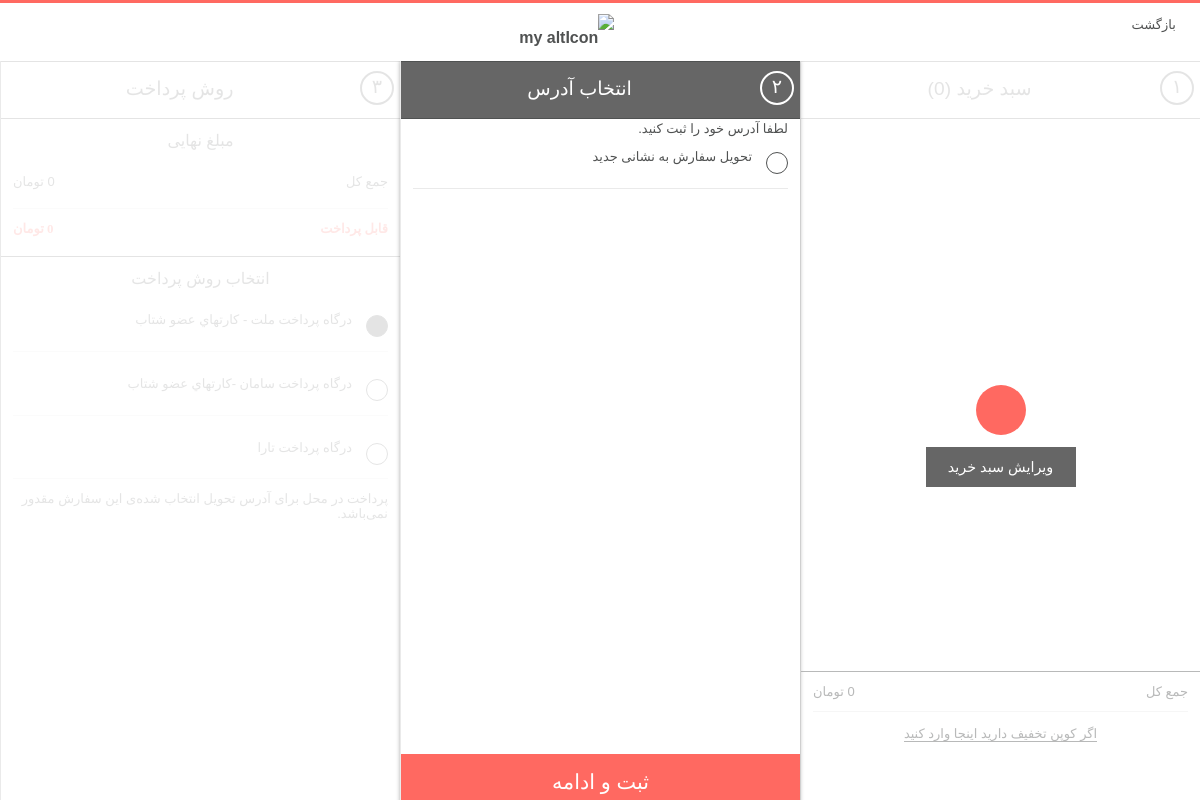
The page /order/orderproduct (signed in) on the database as committed earlier.
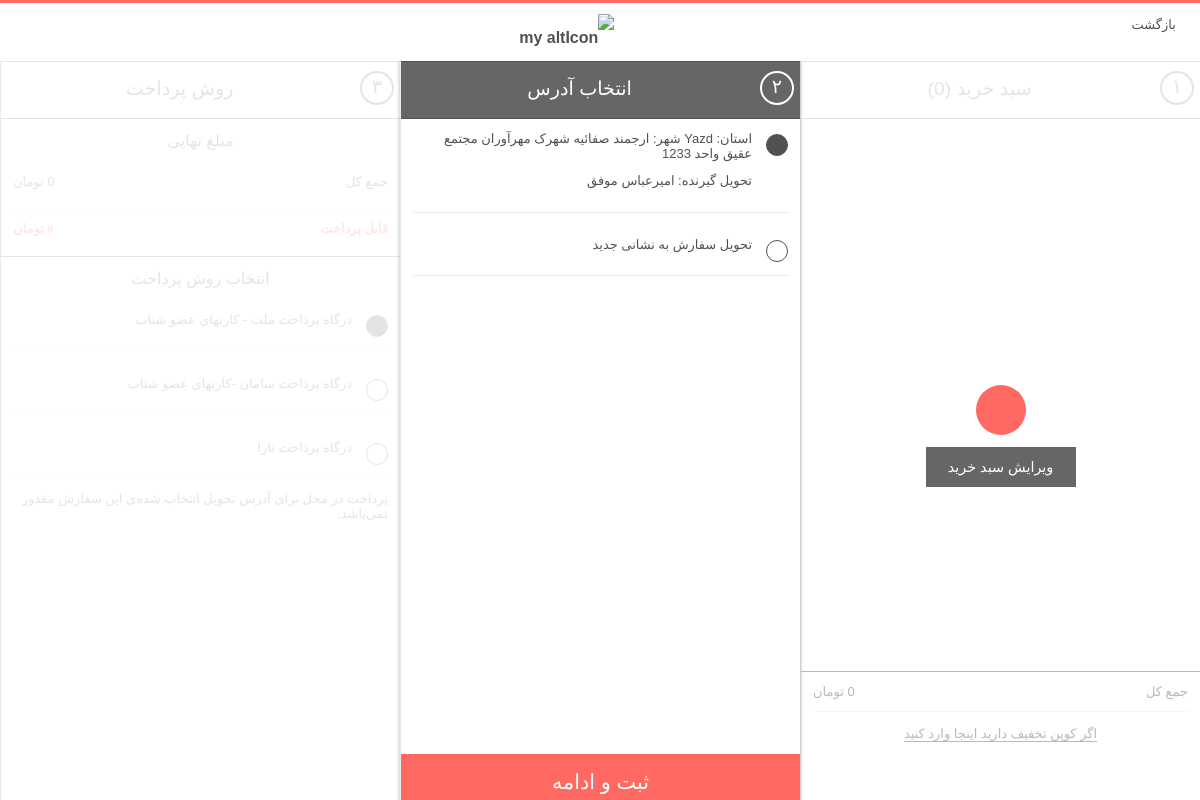
The same page on the database as committed later.
### user/models.py (models this page shows, shortened)
class UserAddress(models.Model):
    user = models.ForeignKey(User, on_delete=models.CASCADE, verbose_name='کاربر')
    firstname = models.CharField(max_length=50, verbose_name='نام')
    lastname = models.CharField(max_length=50, verbose_name='نام خانوادگی')
    phone = models.CharField(max_length=20, verbose_name='شماره تماس')
    address = models.CharField(max_length=300, verbose_name='آدرس')
    city = models.CharField(max_length=30, verbose_name='شهر')
    state = models.CharField(max_length=30, verbose_name='استان')
    postalcode = models.CharField(max_length=20, verbose_name='کدپستی')
    default_shipping_address = models.BooleanField(default=False)
    def user_name(self):
        return self.user.first_name + ' ' + self.user.last_name + ' [' + self.user.username + '] '
    user_name.short_description = 'نام کاربری'
    class Meta:
        verbose_name = 'آدرس'
        verbose_name_plural = 'آدرس ها'

### order/views.py (the view, shortened to what this page needs)
# urls.py: path('orderproduct', views.order_products_address, name='orderProducts'),
def order_products_address(request):
    form = UpdateAddressForm()
    current_user = request.user
    shop_cart = ShopCart.objects.filter(user_id=current_user.id)
    addresses = UserAddress.objects.filter(user_id=current_user.id)
    totalprice = 0
    for rs in shop_cart:
        if rs.product.variant == 'None':
            totalprice += rs.product.price * rs.quantity
        else:
            totalprice += rs.variant.price * rs.quantity
    context = {'shopcart': shop_cart,
               'totalprice': totalprice,
               'addresses': addresses,
               'form': form
               }
    return render(request, 'order_product_address.html', context)

### user/forms.py
class UpdateAddressForm(ModelForm):
    class Meta:
        model = UserAddress
        fields = ('firstname', 'lastname', 'phone', 'address', 'city', 'state', 'postalcode',)

### home/templatetags/custom_tags.py (called while the page is built)
@register.simple_tag
def website_info():
    if Setting.objects.exists():
        return Setting.objects.get(pk=1)
    return None

### order/templates/order_product_address.html (shortened to what this page needs)
{% extends "base.html" %}
{% load humanize %}
{% block header %} {% include "simple_header.html" %}{% endblock %}
{% block body %}
    <main class="main" id="checkout" style="margin-top: 10px">
        <section class="column invoice" id="basketPage">
            {% include 'cart_page.html' %}
        </section>
        <section class="column address active" id="orderAdressPage">
            {% include 'order_product_address_page.html' %}
        </section>
        <section class="column payment" id="orderPaymentPage">
            {% include 'payment_methods_page.html' %}
        </section>
    </main>
{% endblock %}

### templates/base.html (shortened to what this page needs)
<!DOCTYPE html>
<html lang="en">
<head>
    {% load static %}
    {% load custom_tags %}
    {% website_info as info %}
    <link rel="stylesheet" href="{% static 'css/stored55c.css' %}"/>
    <link rel="stylesheet" href="{% static 'css/my-css.css' %}"/>
    <link rel="stylesheet" href="https://ajax.googleapis.com/ajax/libs/jqueryui/1.11.4/themes/smoothness/jquery-ui.css">
</head>
<body>
{% block header %} {% endblock %}
{% block body %} {% endblock %}
{% include "footer.html" %}
</body>
</html>

### templates/simple_header.html (shortened to what this page needs)
{% load static %}
<header id="header" class="header-checkout">
    <a href="/" class="return"><i class="icon-navigate_right"></i>بازگشت</a>
    <div class="headerTop">
        <div class="container">
            <strong id="logo"><a href="/"><img src="{% static 'images/favicon.ico' %}"
                                               alt="{% block altIcon %} my altIcon {% endblock %}"></a></strong>
        </div>
    </div>
</header>

### order/templates/cart_page.html (shortened to what this page needs)
{% load humanize %}
<div id="basketContent">
    <h1 style="">
        <a href="/order/shopcart" title="ویرایش سبد خرید">
            <span class="step">۱</span><i class="icon-shopping_cart_full"></i><span
                class="title-step">سبد خرید ({{ shopcart|length }})</span>
        </a>
        <button type="button" id="emptyBasketBtn" title="خالی کردن سبد خرید"></button>
    </h1>
    <div class="wrapper" data-src="/shop/basket">
        <form action="/basket/update" data-bind="form: 'basketForm'"
              data-updateandgettrackingmodelurl="/sitemap.xml" id="basket" method="post"
              novalidate="novalidate">
        </form>
    </div>
    <footer>
        <div class="row">
            <p>جمع کل</p><span>{{ totalprice | intcomma:False }} تومان</span>
        </div>
        <div class="row link enter-discount">
            <a class="showForm hyp-discount">اگر کوپن تخفیف دارید اینجا وارد کنید </a>
        </div>
        <a href="/order/orderproduct">
        </a>
    </footer>
</div>
<div class="edit">
    <span class="success"></span>
    <a href="/order/shopcart" class="btn gray">ویرایش سبد خرید</a>
</div>

### order/templates/order_product_address_page.html (shortened to what this page needs)
{% load humanize %}
<h1>
    <span class="step">۲</span><i class="icon-map_location2"></i><span
        class="title-step">انتخاب آدرس</span>
</h1>
<form action="/order/orderproduct" class="form" data-bind="submit: goToNextStep" method="post"
      novalidate="novalidate">
    <div class="wrapper">
        {% if addresses|length == 0 %}
            <label for="shippingValueDefault">لطفا آدرس خود را ثبت کنید.</label>
        {% else %}
            {% for ad in addresses %}
                <div class="row">
                    <input type="radio" name="shipping"
                           id="shippingValueDefault" value="{{ ad.id }}" class="radio  {% if ad.default_shipping_address %}selected{% endif %}"
                            {% if ad.default_shipping_address %}
                           checked=""
                            {% endif %}
                    >
                    <label for="shippingValueDefault"><p>استان: {{ ad.state }}
                        شهر: {{ ad.city }} {{ ad.address }}</p>
                        <p>تحویل گیرنده: {{ ad.firstname }} {{ ad.lastname }}</p></label>
                </div>
            {% endfor %}
        {% endif %}
        <div class="row">
            <input type="radio" name="shipping" id="shippingChoice"
                   data-bind="checked: shippingChoice" value="addNewShippingAddress" class="radio addaddress">
            <label for="shippingChoice"><p>تحویل سفارش به نشانی جدید</p></label>
        </div>
    </div>
    <footer>
        <button class="btn confirm" type="submit">ثبت و ادامه</button>
    </footer>
</form>

### order/templates/payment_methods_page.html (shortened to what this page needs)
{% load humanize %}
<h1><span class="step">۳</span><i class="icon-hand_money"></i><span class="title-step">روش پرداخت</span>
</h1>
<form action="/order/paymentmethods" id="checkoutForm" method="post">
    <div class="wrapper">
        <section class="finalBill">
            <h5>مبلغ نهایی</h5>
            <div class="row">
                <span class="right">جمع کل</span>
                <span class="left">{{ totalprice | intcomma:False }} تومان</span>
            </div>
            <div class="row">
                <b class="t-row-total-price emphasis right">قابل پرداخت</b><b class="left">{{ totalprice | intcomma:False }} تومان
            </b>
            </div>
        </section>
        <section class="paymentForm">
            <h5>انتخاب روش پرداخت</h5>
            <div class="row">
                <input checked="checked" class="radio selected"
                       data-name="درگاه پرداخت ملت - کارتهاي عضو شتاب" data-total-amount=""
                       id="3aeb6289-4502-4d7b-b1bb-ef53f4562085" name="MethodId" type="radio"
                       value="3aeb6289-4502-4d7b-b1bb-ef53f4562085">
                <label for="3aeb6289-4502-4d7b-b1bb-ef53f4562085">
                    <p>درگاه پرداخت ملت - کارتهاي عضو شتاب</p></label>
            </div>
            <div class="row">
                <input class="radio" data-name="درگاه پرداخت سامان -کارتهاي عضو شتاب" data-total-amount=""
                       id="c88ae063-5e3e-4a4f-8531-8220bca702ed" name="MethodId" type="radio"
                       value="c88ae063-5e3e-4a4f-8531-8220bca702ed">
                <label for="c88ae063-5e3e-4a4f-8531-8220bca702ed">
                    <p>درگاه پرداخت سامان -کارتهاي عضو شتاب</p></label>
            </div>
            <div class="row">
                <input class="radio" data-name="درگاه پرداخت  تارا" data-total-amount=""
                       id="e4a78564-3389-4148-833a-aed1d7af627c" name="MethodId" type="radio"
                       value="e4a78564-3389-4148-833a-aed1d7af627c">
                <label for="e4a78564-3389-4148-833a-aed1d7af627c">
                    <p>درگاه پرداخت تارا</p></label>
            </div>
            <p class="disabled">
                پرداخت در محل برای آدرس تحویل انتخاب شده‌ی این سفارش مقدور نمی‌باشد.
            </p>
        </section>
    </div>
    <footer>
    </footer>
</form>

### templates/footer.html (shortened to what this page needs)
{% load static %}
<footer id="footer">
    <div class="container">
        <div class="grid">
            <section class="enamad">
                <div><a href="index.html"><img src="{{ info.icon.url }}"
                                               alt="{{ info.description }}"></a></div>
                <div class="column eNamad">
                </div>
            </section>
            <section class="contactus">
                <h6>با ما در تماس باشید</h6>
                <ul>
                    <li><a rel="nofollow"
                                                               href="tel:+982148633333">{{ info.phone }}</a>
                    </li>
                    <li><a rel="nofollow"
                                                    href="mailto:support@modiseh.com">{{ info.email }}</a></li>
                    <li>{{ info.address }}</li>
                </ul>
                <div class="social">
                    <a href="{{ info.telegram }}" rel="nofollow" target="_blank"></a>
                    <a href="{{ info.instagram }}" rel="nofollow" target="_blank"></a>
                    <a href="{{ info.facebook }}" rel="nofollow" target="_blank"></a>
                    <a href="{{ info.youtube }}" rel="nofollow" target="_blank"></a>
                    <a href="{{ info.twitter }}" rel="nofollow" target="_blank"></a>
                </div>
            </section>
            <section class="customer-services text-justify"><h6>خدمات مشتریان</h6>
                <p>{{ info.customerservices | striptags }}</p>
                <h6>ساعت کاری</h6>
                {{ info.worktime | safe }}
            </section>
        </div>
    </div>
    <p class="copyright">
        {{ info.company }}    </p>
</footer>

### templates/base.html (style rules this page uses)
b { font-family: IRANSansWeb; }

Rows that differ between the two databases and show on the page:
added UserAddress: default_shipping_address "☑ استان: Yazd شهر: ارجمند صفائیه", state "Yazd", city "ارجمند", address "صفائیه شهرک مهرآوران مجتمع عقیق واحد 1233", firstname "امیرعباس", lastname "موفق"
Other text that changed with them:
text no longer shown: "لطفا آدرس خود را ثبت کنید."
